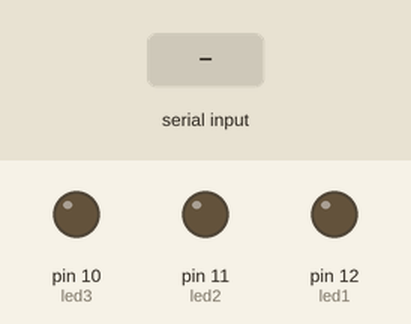
A sketch run on a simulated Arduino Uno, built with avr-gcc and run on an emulated ATmega328P. Shown: output pins drawn as LEDs (lit = HIGH). The test bench sets the inputs (shaded band).

Above: at 1.2 s.
1.3 s: "1" received over Serial
At 1.7 s:
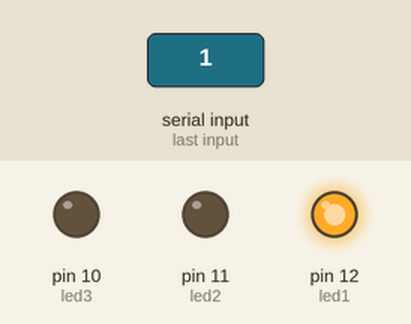
2.8 s: "2" received over Serial
At 4.0 s:
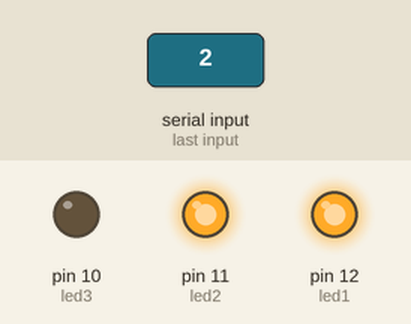
4.3 s: "3" received over Serial
At 5.2 s:
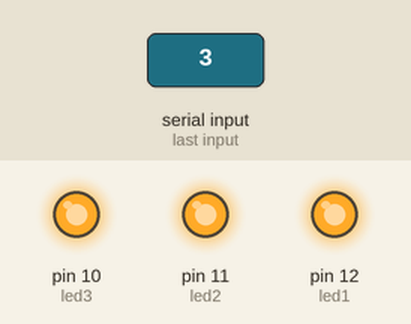
5.8 s: "A" received over Serial
At 6.3 s:
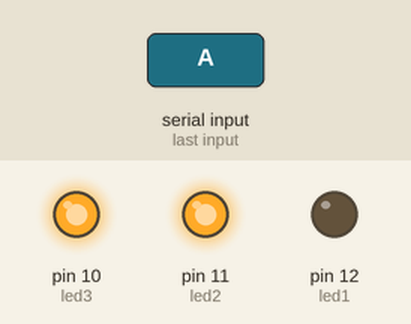
7.3 s: "B" received over Serial
At 8.5 s:
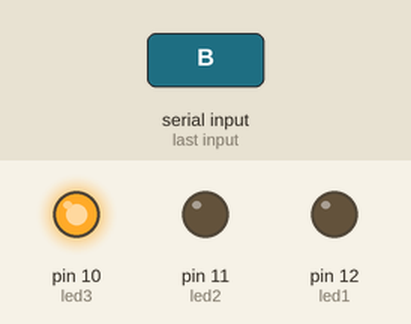
8.8 s: "C" received over Serial
At 9.8 s:
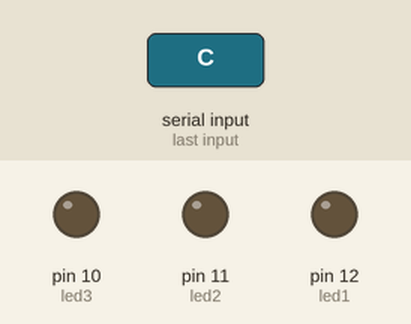
Timing chart, 0 to 11.3 s (numbered marks = the images above; inputs shaded):
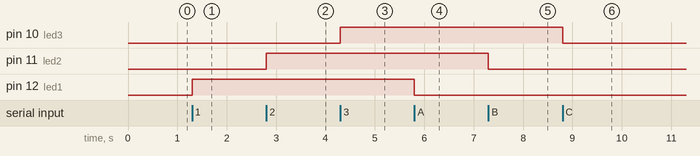

Measured:
- after the input at 1.3 s, pin 12 (led1): LOW → HIGH at once
- after the input at 2.8 s, pin 11 (led2): LOW → HIGH at once
- after the input at 4.3 s, pin 10 (led3): LOW → HIGH at once
- after the input at 5.8 s, pin 12 (led1): HIGH → LOW at once
- after the input at 7.3 s, pin 11 (led2): HIGH → LOW at once
- after the input at 8.8 s, pin 10 (led3): HIGH → LOW at once

The sketch:

Treino_Switch_Case.ino
```cpp
int led1 = 12;
int led2 = 11;
int led3 = 10;

void setup () {
  pinMode(12, OUTPUT);
  pinMode(11, OUTPUT);
  pinMode(10, OUTPUT);
  Serial.begin(115200);
}

void loop () {

  char comando = Serial.read ();

  switch(comando) {
    case '1':
    digitalWrite(led1, HIGH);
    break;

    case '2':
    digitalWrite(led2, HIGH);
    break;

    case '3':
    digitalWrite(led3, HIGH);
    break;

    case 'A':
    digitalWrite(led1, LOW);
    break;

    case 'B':
    digitalWrite(led2, LOW);
    break;

    case 'C':
    digitalWrite(led3, LOW);
    break;
  }
}
```
